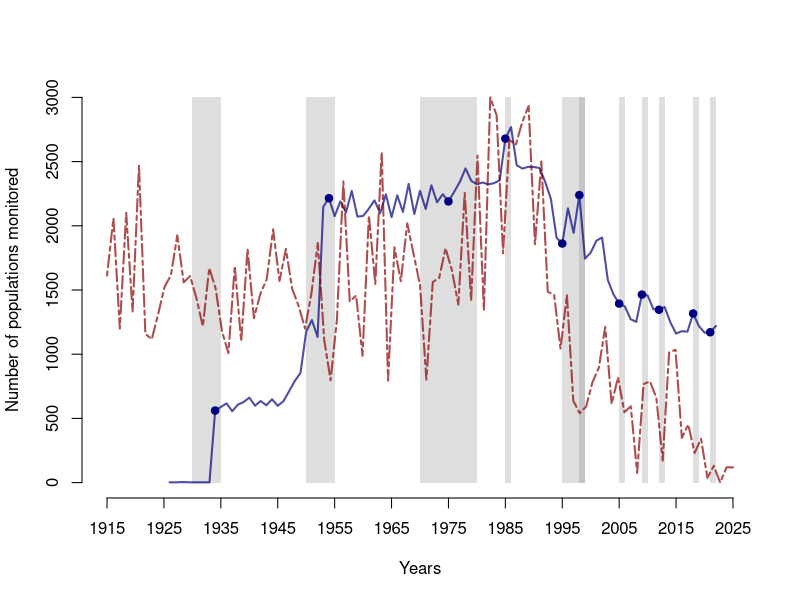

Here is the R script that generated this plot:
library(here)
library(scales)

d = read.csv(here("data_EA","Number_populationsAssessed_total.csv"))
c = read.csv(here("data_EA","NPAFC_Catch_Stat-1925-2023.csv"), skip=1)
total_catch = c[c$Country=="Canada" & c$Reporting.Area=="Whole country" & c$Species=="Total", 1:ncol(c)]
tc = as.numeric(gsub(",","",total_catch[1,7:ncol(total_catch)]))

png(here("figures","2024-june-salmon-monitoring-timeline.png"), width=8, height=4, units="in",res=750)

plot(d$Year, d$count, bty="n", xlab="Years", ylab="Number of populations monitored", ylim=c(0,3000),xlim=c(1915,2025), xaxt="n", type="l",col="white")
axis(1, at=seq(1915,2025,10), labels=TRUE)

# polygon(x=c(1866,1867,1867,1866), y=c(0,0,2500,2500), col=alpha("grey",.5), border=NA)
# polygon(x=c(1868,1869,1869,1868), y=c(0,0,2500,2500), col=alpha("grey",.5), border=NA)
polygon(x=c(1930,1935,1935,1930), y=c(0,0,3000,3000), col=alpha("grey",.5), border=NA)
polygon(x=c(1950,1955,1955,1950), y=c(0,0,3000,3000), col=alpha("grey",.5), border=NA)
polygon(x=c(1970,1980,1980,1970), y=c(0,0,3000,3000), col=alpha("grey",.5), border=NA)
polygon(x=c(1985,1986,1986,1985), y=c(0,0,3000,3000), col=alpha("grey",.5), border=NA)
polygon(x=c(1995,1998,1998,1995), y=c(0,0,3000,3000), col=alpha("grey",.5), border=NA)
polygon(x=c(1998,1999,1999,1998), y=c(0,0,3000,3000), col=alpha("grey",.9), border=NA)
polygon(x=c(2005,2006,2006,2005), y=c(0,0,3000,3000), col=alpha("grey",.5), border=NA)
polygon(x=c(2009,2010,2010,2009), y=c(0,0,3000,3000), col=alpha("grey",.5), border=NA)
polygon(x=c(2012,2013,2013,2012), y=c(0,0,3000,3000), col=alpha("grey",.5), border=NA)
polygon(x=c(2018,2019,2019,2018), y=c(0,0,3000,3000), col=alpha("grey",.5), border=NA)
polygon(x=c(2021,2022,2022,2021), y=c(0,0,3000,3000), col=alpha("grey",.5), border=NA)

key.years=c(1934,1954,1975,1985,1995,1998,2005,2009,2012,2018,2021)
lines(d$Year, d$count, lwd=2, col=alpha("navy",0.7))
points(d[d$Year%in%key.years,]$Year,d[d$Year%in%key.years,]$count, pch=20,cex=1.5, col="navy")

par(new=TRUE)
plot(1925:2023, tc, type="l", lwd=2, col=alpha("darkred", 0.7), axes=FALSE, bty="n",xlab="", ylab="", lty=6)

dev.off()
